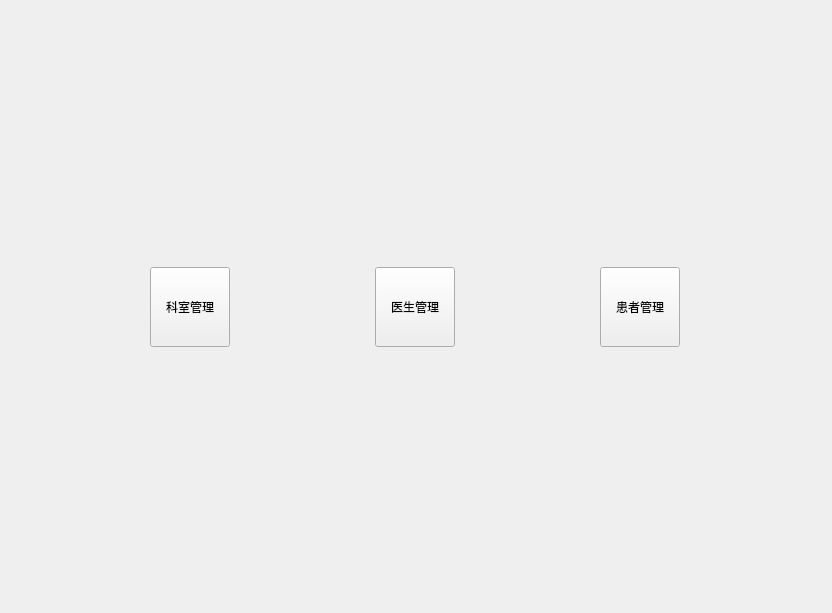
<?xml version="1.0" encoding="UTF-8"?>
<ui version="4.0">
 <class>WelcomeView</class>
 <widget class="QWidget" name="WelcomeView">
  <property name="geometry">
   <rect>
    <x>0</x>
    <y>0</y>
    <width>832</width>
    <height>613</height>
   </rect>
  </property>
  <property name="windowTitle">
   <string>欢迎</string>
  </property>
  <layout class="QVBoxLayout" name="verticalLayout">
   <item>
    <spacer name="verticalSpacer">
     <property name="orientation">
      <enum>Qt::Orientation::Vertical</enum>
     </property>
     <property name="sizeHint" stdset="0">
      <size>
       <width>20</width>
       <height>96</height>
      </size>
     </property>
    </spacer>
   </item>
   <item>
    <layout class="QHBoxLayout" name="horizontalLayout">
     <item>
      <widget class="QPushButton" name="btDepartment">
       <property name="sizePolicy">
        <sizepolicy hsizetype="Fixed" vsizetype="Fixed">
         <horstretch>0</horstretch>
         <verstretch>0</verstretch>
        </sizepolicy>
       </property>
       <property name="minimumSize">
        <size>
         <width>80</width>
         <height>80</height>
        </size>
       </property>
       <property name="text">
        <string>科室管理</string>
       </property>
      </widget>
     </item>
     <item>
      <widget class="QPushButton" name="btDoctor">
       <property name="sizePolicy">
        <sizepolicy hsizetype="Fixed" vsizetype="Fixed">
         <horstretch>0</horstretch>
         <verstretch>0</verstretch>
        </sizepolicy>
       </property>
       <property name="minimumSize">
        <size>
         <width>80</width>
         <height>80</height>
        </size>
       </property>
       <property name="text">
        <string>医生管理</string>
       </property>
      </widget>
     </item>
     <item>
      <widget class="QPushButton" name="btPatient">
       <property name="sizePolicy">
        <sizepolicy hsizetype="Fixed" vsizetype="Fixed">
         <horstretch>0</horstretch>
         <verstretch>0</verstretch>
        </sizepolicy>
       </property>
       <property name="minimumSize">
        <size>
         <width>80</width>
         <height>80</height>
        </size>
       </property>
       <property name="text">
        <string>患者管理</string>
       </property>
      </widget>
     </item>
    </layout>
   </item>
   <item>
    <spacer name="verticalSpacer_2">
     <property name="orientation">
      <enum>Qt::Orientation::Vertical</enum>
     </property>
     <property name="sizeHint" stdset="0">
      <size>
       <width>20</width>
       <height>96</height>
      </size>
     </property>
    </spacer>
   </item>
  </layout>
 </widget>
 <resources/>
 <connections/>
</ui>
